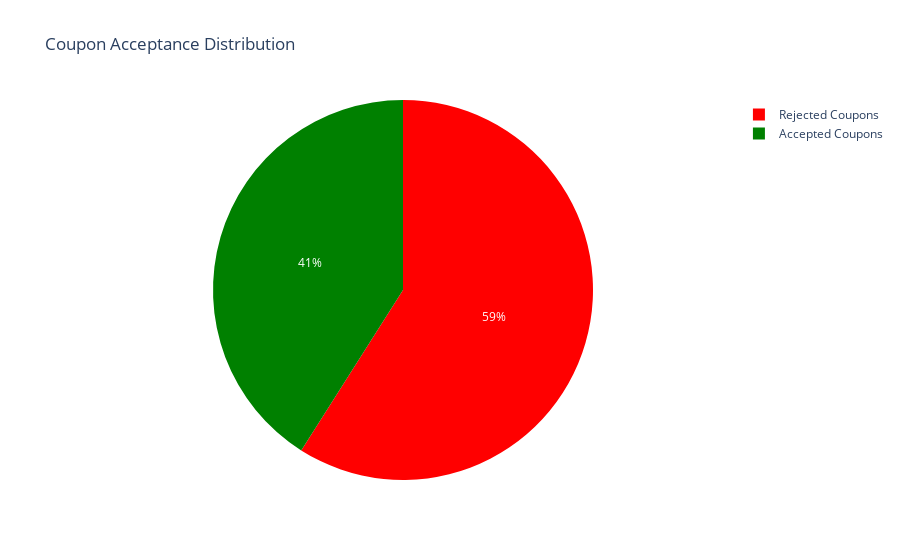

Notebook code cell kept with this figure:
### Markdown cell above
#### <span style='color:red'>Answer: 41% of bar coupons were accepted</span>

### Code cell
#Group the observations of bar coupons by coupon acceptance column Y, get the size of each option and reset index
data_bar_accept= (data_bar_coupons.groupby('Y').size().reset_index())
#Add Proportion column to represent the proportion of accepted and rejected coupons
data_bar_accept["Proportion"] = data_bar_accept.iloc[:, 1] /len(data_bar_coupons)
data_bar_accept["Y"] = data_bar_accept["Y"].astype(str)

fig = px.pie(data_bar_accept, values='Proportion',names='Y', title='Coupon Acceptance Distribution',
             color_discrete_sequence=["red", "green", "blue", "goldenrod", "magenta"])
fig.update_traces(labels=['Rejected Coupons', 'Accepted Coupons'])
fig.show()

### Figure 1 — Plotly figure (JSON) as saved in the notebook; plotly's stock layout.template omitted (floating-point values rounded to 4 significant figures)
{"data": [{"domain": {"x": [0, 1], "y": [0, 1]}, "hovertemplate": "Y=%{label}<br>Proportion=%{value}<extra></extra>", "labels": ["Rejected Coupons", "Accepted Coupons"], "legendgroup": "", "name": "", "showlegend": true, "type": "pie", "values": [0.59, 0.41]}], "layout": {"legend": {"tracegroupgap": 0}, "piecolorway": ["red", "green", "blue", "goldenrod", "magenta"], "title": {"text": "Coupon Acceptance Distribution"}}}
